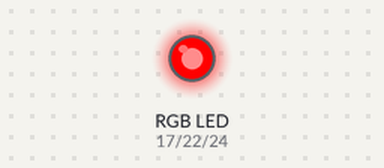
A program run on a simulated Raspberry Pi (BCM pin numbers). Parts: an RGB LED mixed from three pins (HIGH = lit). At 0.0 s the program stops and its outputs stay as they are.

Above: at 0.1 s.
Timing chart, 0 to 1.5 s (numbered marks = the images above):
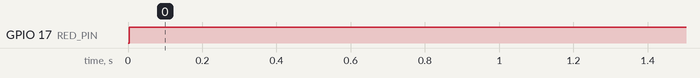

The program:

red.py
```python
#Python Program to set the colours of the RGB strip to solid RED

import pigpio

RED_PIN = 17
GREEN_PIN = 22
BLUE_PIN = 24

pi = pigpio.pi()

#Set other colors off
pi.set_PWM_dutycycle(GREEN_PIN, 0)
pi.set_PWM_dutycycle(BLUE_PIN, 0)

#Set RED pin on
pi.set_PWM_dutycycle(RED_PIN, 255)
```

Measured:
- by itself, GPIO 17 (RED_PIN): LOW → HIGH at 0.00 s
